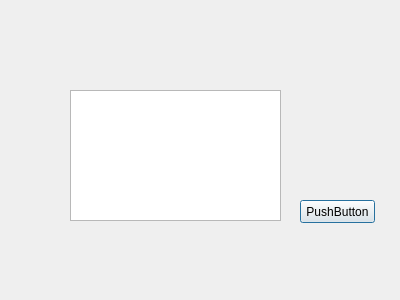
<?xml version="1.0" encoding="UTF-8"?>
<ui version="4.0">
 <class>Dialog</class>
 <widget class="QDialog" name="Dialog">
  <property name="geometry">
   <rect>
    <x>0</x>
    <y>0</y>
    <width>400</width>
    <height>300</height>
   </rect>
  </property>
  <property name="windowTitle">
   <string>Dialog</string>
  </property>
  <widget class="QTextEdit" name="plainTextEdit">
   <property name="geometry">
    <rect>
     <x>70</x>
     <y>90</y>
     <width>211</width>
     <height>131</height>
    </rect>
   </property>
  </widget>
  <widget class="QPushButton" name="btnClear">
   <property name="geometry">
    <rect>
     <x>300</x>
     <y>200</y>
     <width>75</width>
     <height>23</height>
    </rect>
   </property>
   <property name="text">
    <string>PushButton</string>
   </property>
  </widget>
 </widget>
 <resources/>
 <connections/>
</ui>
